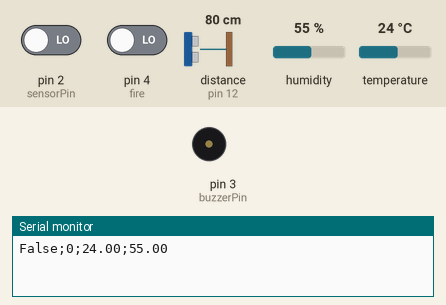
Simulated run of this sketch. Board: Arduino Uno, built with avr-gcc and run on an emulated ATmega328P. Shown: buzzer (waves = sounding, pin HIGH), the last lines printed to the serial monitor. Wiring (inferred from the names in the program): ultrasonic range finder: trigger pin 11; echo pin 12. The inputs (shaded band) are chosen by the test bench; at power-on: pin 4 (fire) LOW, distance to the obstacle (sensor on pin 12) 80 cm, pin 2 (sensorPin) LOW, humidity 55 %, temperature 24 °C. The echo pulse lasts 58.3 µs per cm; pins used as bus, display or sensor lines are not drawn.

Above: at 1.2 s.
1.3 s: pin 4 (fire) driven HIGH
At 2.3 s:
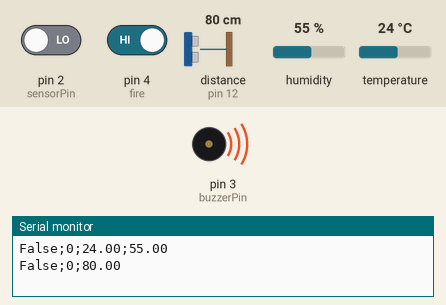
5.6 s: distance to the obstacle (sensor on pin 12) set to 2 cm
9.9 s: pin 2 (sensorPin) driven HIGH
13.4 s: pin 4 (fire) driven LOW
16.9 s: distance to the obstacle (sensor on pin 12) set to 38 cm
20.4 s: distance to the obstacle (sensor on pin 12) set to 45 cm
At 21.8 s:
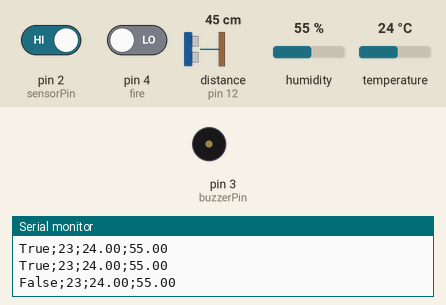
Timing chart, 0 to 23.0 s (numbered marks = the images above; inputs shaded):
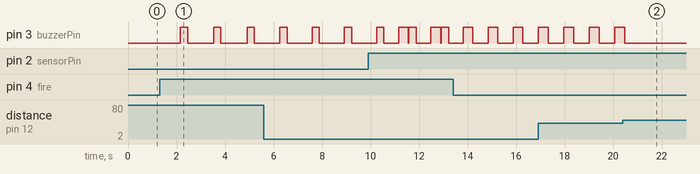

Measured:
- after the input at 1.3 s, pin 3 (buzzerPin): alternates HIGH for 0.30 s and LOW for 1.1 s, starting after 0.85 s
- after the input at 20.4 s, pin 3 (buzzerPin): goes on until 20.5 s, then stays LOW

The sketch:

detect.ino
```cpp
byte sensorPin = 2;
int trigPin = 11;
int echoPin = 12;
int buzzerPin = 3;
int crowd = 0;
long denominator = 0;
float index = 0;
long cm,duration;
int bufferTrash[11]={};
int bufferArray[11]={};
int fire = 4;
int isFire;
#include <dht.h>
dht DHT;
#define DHT11_PIN 7

void setup()
{
  pinMode(sensorPin,INPUT);
  pinMode(fire, INPUT);
  pinMode(trigPin, OUTPUT);
  pinMode(echoPin, INPUT);
  pinMode(buzzerPin, OUTPUT);
  Serial.begin(9600);
}

void loop()
{
  bool judgeTrash;
  for(int i=1; i<11; i++){
    judgeTrash = find_trash();
    if (judgeTrash){
      bufferTrash[i] = bufferTrash[i-1] + 1;
    }else{
      bufferTrash[i] = bufferTrash[i-1];
    }
    bool judgePasserby = is_passerby();
    denominator += 1;
    if(judgePasserby)
    {
      crowd += 1;
      if(judgeTrash){
        bufferArray[i] = bufferArray[i-1] + 1;
        if (bufferArray[i] > 6){
          buzzer();
        }else{
          delay(100);
        }
      }else{
        bufferArray[i] = bufferArray[i-1];
        delay(100);
      }
      //Serial.println("Somebody is in this area!");
     }else{
      delay(100);
      }
    }

    if (denominator == 100){
      index =  100.0 * (float)crowd / (float)denominator ;
      crowd = 0;
      denominator = 0;
    }
    if (bufferTrash[10] < 7){
        judgeTrash = false;
    }

    communicate(judgeTrash,index);
    int chk = DHT.read11(DHT11_PIN);
    isFire = digitalRead(fire);
    if (isFire == 1){
      Serial.print(80.00);
      buzzer();
      buzzer();
      buzzer();
    }else{
    Serial.print(DHT.temperature);
    }
    Serial.print(";");
    Serial.println(DHT.humidity);

}

bool find_trash()
{
  digitalWrite(trigPin, LOW);
  delayMicroseconds(5);
  digitalWrite(trigPin, HIGH);
  delayMicroseconds(10);
  digitalWrite(trigPin, LOW);

  // Read the signal from the sensor: a HIGH pulse whose
  // duration is the time (in microseconds) from the sending
  // of the ping to the reception of its echo off of an object.
  pinMode(echoPin, INPUT);
  duration = pulseIn(echoPin, HIGH );
      //Serial.println(duration);
  if (duration == 0){
    duration = 10000;
  }
    //Serial.println(duration);
  // convert the time into a distance
  cm = (duration/2) / 29.4;
  if (cm<40){
    return true;
  }else{
    return false;
  }
}

bool is_passerby()
{
  byte state = digitalRead(sensorPin);
  if (state == 1){
    return true;
  }else{
    return false;
  }
}

void buzzer()
{
    digitalWrite(buzzerPin, HIGH);
    delay(100);
    digitalWrite(buzzerPin, LOW);
}

void communicate(bool judgeTrash,int index)
{
  if (judgeTrash){
    Serial.print("True;");
  }else{
    Serial.print("False;");
  }
  //Serial.print(crowd);
  Serial.print(index);
  Serial.print(";");
}
```
